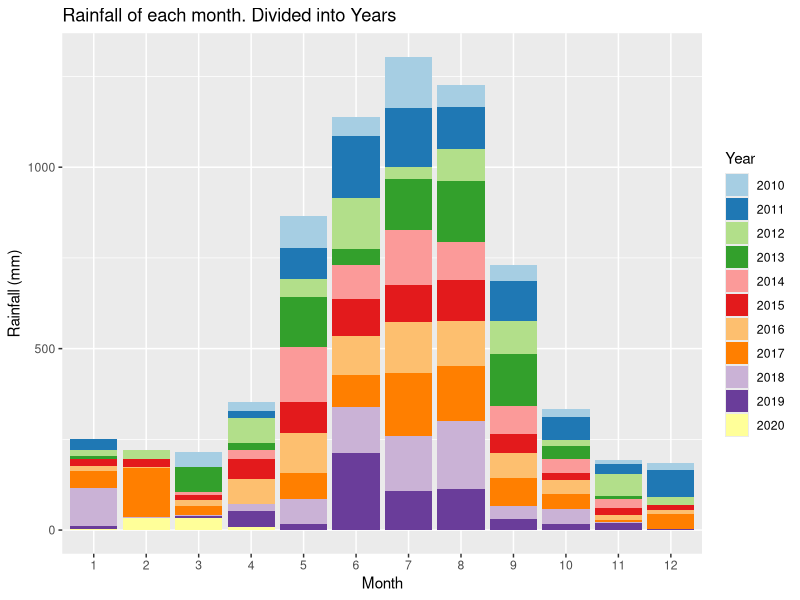
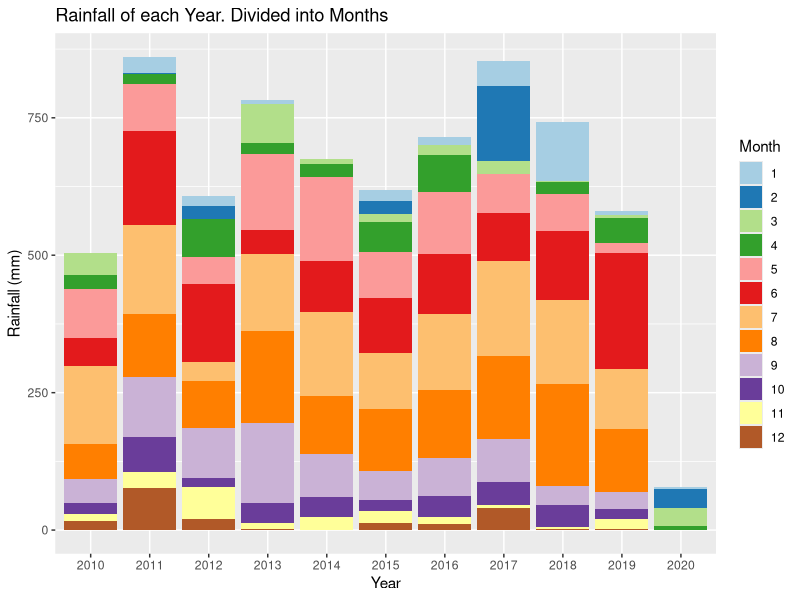
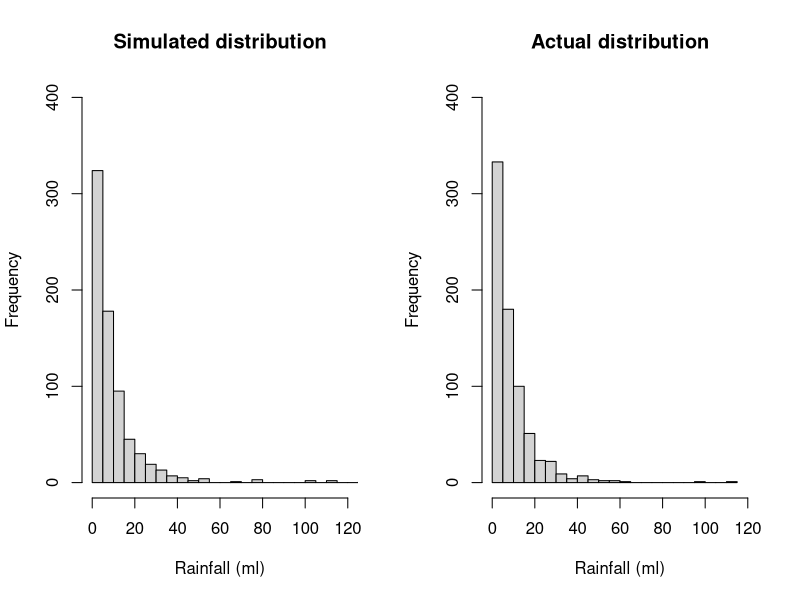
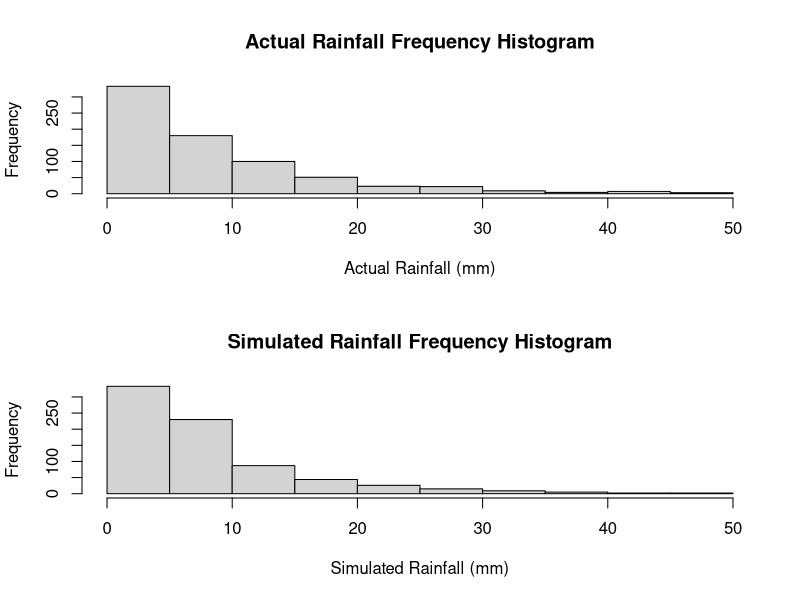
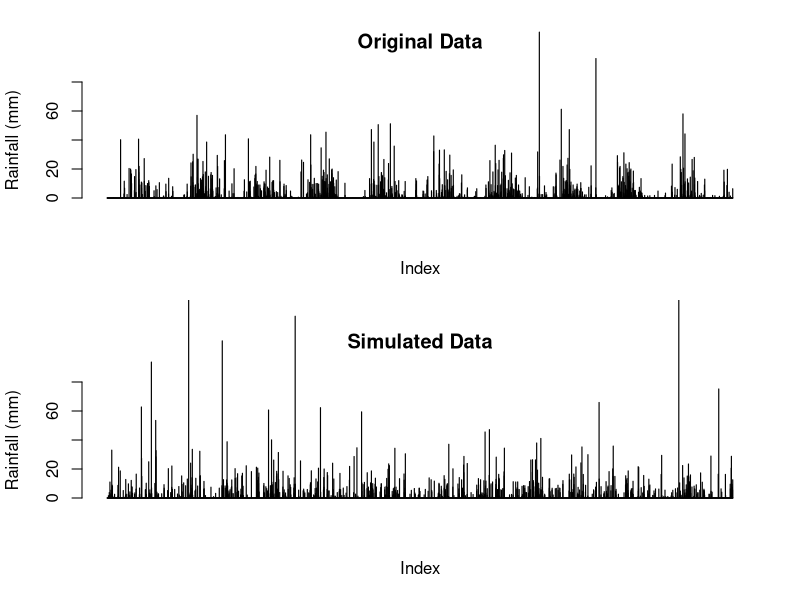
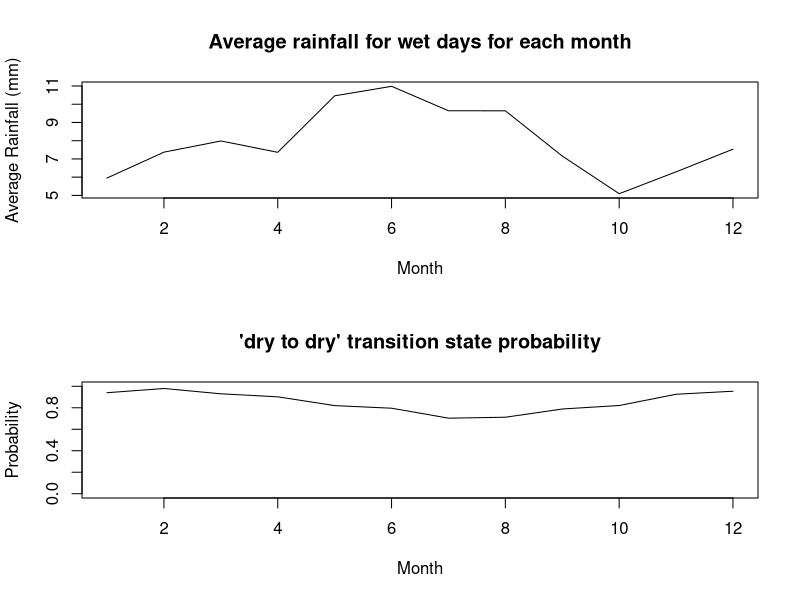
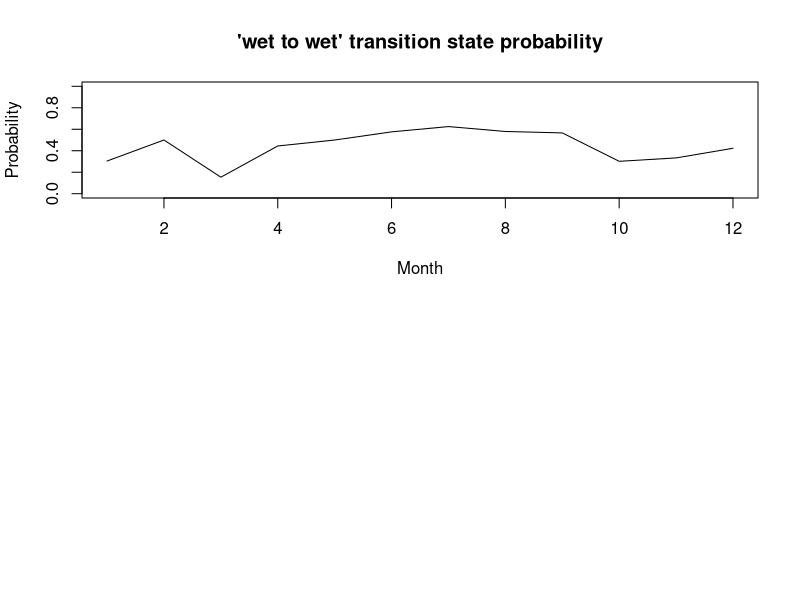
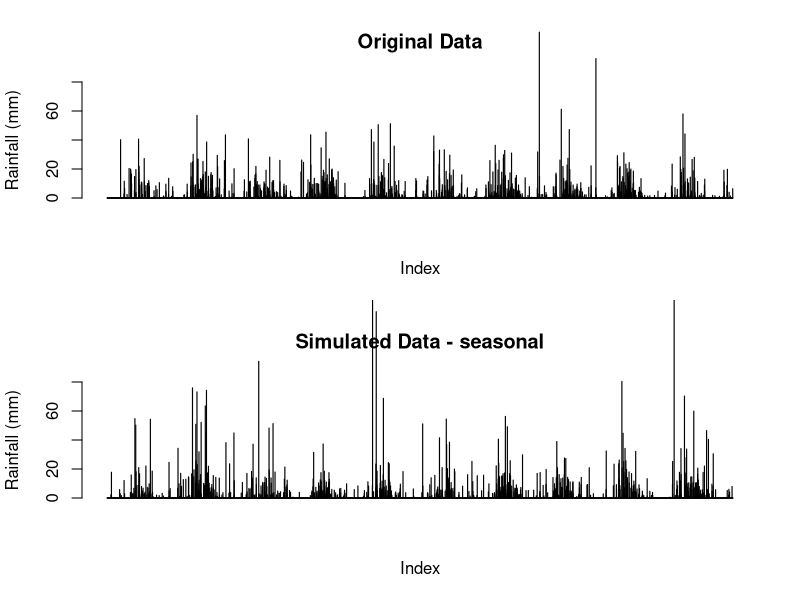

Source code (R) for these figures, in order:
## ---- chunk 1
knitr::opts_chunk$set(echo = TRUE)
## ---- chunk 2
# Reading in the data from the csv file
data <-  read.csv("IDCJAC0009_009225_1800_Data.csv")
weather_data <- data
weather_data <- weather_data[which(is.na(weather_data$Rainfall.amount..millimetres.) == FALSE),] # excluding rows with no rainfall record made 
## ---- chunk 3
weather_data$date <- do.call(paste, c(weather_data[c("Day", "Month", "Year")], sep = "-")) # creating a column that contains the date for easy indentification
## ---- chunk 4
# function to categorise day as either 'wet' or 'dry' for the Markov Chain functions
state <- function(x){
  stateList <- c()
  for(ii in 1:length(x)){
    if(x[ii] < 1){
      stateList <- c(stateList, "dry")
    }
    if(x[ii] >= 1){
      stateList <- c(stateList, "wet")
    }
  }
  return(stateList)
}
weather_data$state <- state(weather_data$Rainfall.amount..millimetres.)
## ---- chunk 5
head(weather_data[,c('Rainfall.amount..millimetres.','state')], 10)
## ---- chunk 6
# function establishing Markov Chain transition state. Establishing the relationship between the rainfall of a given day and the day before it.
transitionState <- function(x){
  transitionStateList <- c('') #can't find transition state of first observation
  for(i in 2:length(x)){
    if(x[i] == "dry"){
      if (x[i-1] == "dry"){
        transitionStateList <- c(transitionStateList, "DryToDry")
      }
      else {
        transitionStateList <- c(transitionStateList, "WetToDry")
      }
    }
    if(x[i] == "wet"){
      if (x[i-1] == "dry"){
        transitionStateList <- c(transitionStateList, "DryToWet")
      }
      else {
        transitionStateList <- c(transitionStateList, "WetToWet")
      }
    }
  }
  return(transitionStateList)
}
weather_data$transitionState <- transitionState(weather_data$state)
## ---- chunk 7
head(weather_data[,c('Rainfall.amount..millimetres.','state', 'transitionState')], 10)
## ---- chunk 8
train_data <- subset(weather_data, Year >= 2010) # only look at the most recent, relevant data.
library(ggplot2)
library(RColorBrewer)

# explorative plots investigating the distribution of rainfall across months and years

# Plotting the rainfall data (grouped by years and months)
# Distribution of rainfall by month (segmented by year)
ggplot(train_data, aes(x = factor(Month), y = Rainfall.amount..millimetres., fill = factor(Year))) + 
  geom_bar(stat = "identity") + 
  scale_fill_brewer(palette = "Paired") + 
  xlab("Month")+
  ylab("Rainfall (mm)")+
  labs(fill = "Year")+
  ggtitle("Rainfall of each month. Divided into Years")
# There does appear to be a rough distribution of rainfall by month. Most years May, June, July, August, and September (month 5-9) have the most rain. There are outliers

ggplot(train_data, aes(x = factor(Year), y = Rainfall.amount..millimetres., fill = factor(Month))) + 
  geom_bar(stat = "identity") + 
  scale_fill_brewer(palette = "Paired") + 
  xlab("Year")+
  ylab("Rainfall (mm)")+
  labs(fill = "Month")+
  ggtitle("Rainfall of each Year. Divided into Months")
# There does not appear to be any obvious pattern in the rainfall across the 10 years (note. 2020 only contains 4 months of data, hence the low rainfall). The average looks to be around 650-700 mm. 
## ---- chunk 9
table(train_data$Month, train_data$Year) # only four months of data in 2020
## ---- chunk 10
#Calculating transition state probabilities, in general (no respect to month or season)
weatherTable <- table(train_data$transitionState)
weatherTable

probWetToWet = weatherTable['WetToWet'] / (weatherTable['WetToWet'] + weatherTable['WetToDry'])
probWetToWet

probDryToDry = weatherTable['DryToDry'] / (weatherTable['DryToDry'] + weatherTable['DryToWet'])
probDryToDry
## ---- chunk 11
#Basic generator (No seasonal variation)

#calculated above
generateRainfallBasic <- function(genLength){
  currentState = "dry" # Years start with very little rain, so more likely to start dry
  rainAmountList <- c()
  for (i3 in 1:genLength){
    if (currentState == "dry"){
      if (runif(1) < probDryToDry){
        currentState = "dry"
      }
      else{
        currentState = "wet"
      }
    }
    else if (currentState == "wet"){
      if (runif(1) < probWetToWet){
        currentState = "wet"
      }
      else{
        currentState = "dry"
      }
    }
                                      #generating amount of rainfall if state is wet, else 0
    if (currentState == "wet"){
      rainAmount <- 5.66*exp(rnorm(1))
      rainAmountList <- c(rainAmountList, rainAmount)
    }
    else{
      rainAmountList <- c(rainAmountList, 0)
    }
  }
  return(rainAmountList)
}
## ---- chunk 12
#comparing log-normal against actual data, veeerryyyy close fit, will use log-normal for rainfall sim
par(mfrow=c(1,2))
p1 <- 5.66*exp(rnorm(732))
hist(p1, breaks = 30, xlim = c(0,120), ylim = c(0,400), main = "Simulated distribution", xlab = "Rainfall (ml)")

p2 <- train_data$Rainfall.amount..millimetres.[train_data$Rainfall.amount..millimetres.>1]
hist(p2, breaks = 30, xlim = c(0,120), ylim = c(0,400), main = "Actual distribution", xlab = "Rainfall (ml)")

mean(p1)
mean(p2)
## ---- chunk 13
#Basic generator tests
testRainfall = generateRainfallBasic(3761)

par(mfrow=c(2,1))
hist(train_data$Rainfall.amount..millimetres.[train_data$Rainfall.amount..millimetres.>1 & train_data$Rainfall.amount..millimetres.<50], xlab = "Actual Rainfall (mm)", main = "Actual Rainfall Frequency Histogram")
hist(testRainfall[testRainfall > 1 & testRainfall <50], xlab = "Simulated Rainfall (mm)", main = "Simulated Rainfall Frequency Histogram")

par(mfrow=c(2,1))
barplot(train_data$Rainfall.amount..millimetres., ylim = c(0,80), main = "Original Data", ylab = "Rainfall (mm)", xlab = "Index")
barplot(testRainfall, ylim = c(0,80), main = "Simulated Data", ylab = "Rainfall (mm)", xlab = "Index")
## ---- chunk 14
#Calculates the transition probabilities for each month
probTransStatesMonth <- function(input_data){
  transitonStatesMonthsFrame <- data.frame(list(rep(0, 12), list(rep(0, 12), list(rep(0,    12), list(rep(0, 12)))))) #Initialises 12x4 frame filled with zeroes (4 columns for each transition state, 12 rows for each month)
  names(transitonStatesMonthsFrame) <- c('DryToDry', 'DryToWet', 'WetToDry', 'WetToWet')

  #Makes the dataframe with the count of each transition state with each month
  for (i4 in 1:dim(input_data)[1]){
    tempTransitionState <- input_data[i4, 'transitionState']
    tempMonth <- input_data[i4, 'Month'] 
    transitonStatesMonthsFrame[tempMonth, tempTransitionState] <- transitonStatesMonthsFrame[tempMonth, tempTransitionState]+1 # increase count of tempTransitionState for month tempMonth by 1
  }

  #Calculates the transition state probabilities for each month in the data frame
  probTransitonStatesMonthsFrame <- transitonStatesMonthsFrame
  for (i in 1:dim(transitonStatesMonthsFrame)[1]){
  
    probTransitonStatesMonthsFrame[i, 'DryToDry'] <- transitonStatesMonthsFrame[i, 'DryToDry'] / (transitonStatesMonthsFrame[i, 'DryToDry'] + transitonStatesMonthsFrame[i, 'DryToWet'])
  
    probTransitonStatesMonthsFrame[i, 'DryToWet'] <- transitonStatesMonthsFrame[i, 'DryToWet'] / (transitonStatesMonthsFrame[i, 'DryToDry'] + transitonStatesMonthsFrame[i, 'DryToWet'])
    
    probTransitonStatesMonthsFrame[i, 'WetToDry'] <- transitonStatesMonthsFrame[i, 'WetToDry'] / (transitonStatesMonthsFrame[i, 'WetToDry'] + transitonStatesMonthsFrame[i, 'WetToWet'])
    probTransitonStatesMonthsFrame[i, 'WetToWet'] <- transitonStatesMonthsFrame[i, 'WetToWet'] / (transitonStatesMonthsFrame[i, 'WetToDry'] + transitonStatesMonthsFrame[i, 'WetToWet'])
    # this data frame 'probTransitionStatesMonthsFrame' will be called directly in the generator, so must be called as such when exported
  }
  return(probTransitonStatesMonthsFrame)
}

## ---- chunk 15
probTransitonStatesMonthsFrame <- probTransStatesMonth(train_data)
head(probTransitonStatesMonthsFrame, 10)
## ---- chunk 16
#testing average rainfall when its rains in each month, and for wettowet vs drytowet transitions.
test_w2w <- train_data$Rainfall.amount..millimetres.[train_data$transitionState == "WetToWet"]
test_d2w <- train_data$Rainfall.amount..millimetres.[train_data$transitionState == "DryToWet"]
mean(test_w2w)
mean(test_d2w)
wilcox.test(test_d2w, test_w2w)
#since resulting wilcox test p-value is 0.85, we conclude that theres no difference in rainfall depending on the transition state, and do not need to include it in our model.

test_rainfallPerMonth <- train_data[train_data$state == "wet",c(4,6)]
kruskal.test(Rainfall.amount..millimetres. ~ Month, data = test_rainfallPerMonth)
#p-val = 0.00016, therefore difference between average rainfall for each month

## ---- chunk 17
#calculating the mean rainfall when it rains for each month, to change how much it rains according to the generator later on. Limited to less than 60 mls as the dataset is not large enough for large rainfall amounts (such as 114ml in feburary) to not throw the mean off.
rainMonthData <- c()
for (i in 1:12){
  temp<- train_data$Rainfall.amount..millimetres.[train_data$state == "wet" & train_data$Month == i & train_data$Rainfall.amount..millimetres. < 60]
  rainMonthData <- c(rainMonthData, list(temp))
  rm(temp)
}

rainfallAvgMonth <- sapply(rainMonthData, mean)

## ---- chunk 18
plot(c(1:12), rainfallAvgMonth, type = "l", xlab = "Month", ylab = "Average Rainfall (mm)", main = "Average rainfall for wet days for each month")
## ---- chunk 19
#How the transition state probabilities vary for each month
plot(probTransitonStatesMonthsFrame$DryToDry, ylim = c(0,1), xlab = "Month", main = "'dry to dry' transition state probability", type = 'l', ylab = "Probability")
plot(probTransitonStatesMonthsFrame$WetToWet, ylim = c(0,1), xlab = "Month", main = "'wet to wet' transition state probability", type = 'l', ylab = "Probability")
## ---- chunk 20
#Weather generator accounting  for seasonal variation of transition states or something i hope
#This is just a regular version of basic generator it's mostly the same in fact if i forget to even do this it is the same

generateRainfallSeasonal <- function(input){
  # input must be weather_data or a subset of weather_data
  currentState = "dry" #can make this into a random choice later
  rainAmountList <- c()
  for (i5 in 1:dim(input)[1]){
    if (currentState == "dry"){
      if (runif(1) < probTransitonStatesMonthsFrame[input[i5, 'Month'], 'DryToDry']){ #now inputs depending on the month of input
        currentState = "dry"
      }
      else{
        currentState = "wet"
      }
    }
    else if (currentState == "wet"){
      if (runif(1) < probTransitonStatesMonthsFrame[input[i5, 'Month'], 'WetToWet']){
        currentState = "wet"
      }
      else{
        currentState = "dry"
      }
    }                                   
    #generating amount of rainfall if state is wet, else 0
    if (currentState == "wet"){
      #rainAmount <- 5.66*exp(rnorm(1)) #now log-normal dist, 5 used because is close to mean of weather_data's / the mean of what exp(rnorm(1)) is by default /// Old Version 
      rainAmount <- rainfallAvgMonth[input[i5, 'Month']]*exp(rnorm(1))/1.648 
      #average of exp(rnorm(1)) is ~1.648, so we divide by that so the average of each month will just be the actual average calculated from rainfallAvgMonth.
      rainAmountList <- c(rainAmountList, rainAmount)
    }
    else{
      rainAmountList <- c(rainAmountList, 0)
    }
  }
  return(rainAmountList)
}
## ---- chunk 21
#testing code for seasonal generator
inputSeasonalRainfall <- dplyr::select(train_data, 'Year', 'Month', 'Day') #using existing train data's dates to input to function, instead of putting in just how many to generate
testSeasonalRainfall = generateRainfallSeasonal(inputSeasonalRainfall)
## ---- chunk 22
par(mfrow=c(2,1))
barplot(train_data$Rainfall.amount..millimetres., ylim = c(0,80), main = "Original Data", ylab = "Rainfall (mm)", xlab = "Index")
barplot(testSeasonalRainfall, ylim = c(0,80), main = "Simulated Data - seasonal", ylab = "Rainfall (mm)", xlab = "Index")
## ---- chunk 23
#comparing log-normal against actual data, veeerryyyy close fit, will use log-normal for rainfall sim
p1 <- 5.66*exp(rnorm(732))
p1 <- p1[p1>1]
hist(p1, breaks = 30, xlim = c(0,120), ylim = c(0,400), main = "Simulated distribution")

p2 <- train_data$Rainfall.amount..millimetres.[train_data$Rainfall.amount..millimetres.>1]
hist(p2, breaks = 30, xlim = c(0,120), ylim = c(0,400), main = "actual distribution")
## ---- chunk 24
set.seed(100345)
sampID <- sample.int(nrow(train_data), size = 0.8*nrow(train_data), replace = FALSE)
train_data <- train_data[sampID,] # 80% of data for training
test_data <- train_data[-sampID,] # 20% for testing
## ---- chunk 25
probTransitonStatesMonthsFrame <- probTransStatesMonth(train_data) # retraining seasonal generator probTransitionStatesMonthsFrame with new training data (now only 80% of the original train_data)
# calucating the new average rainfall for each month
rainMonthData <- c()
for (i in 1:12){
  temp<- train_data$Rainfall.amount..millimetres.[train_data$state == "wet" & train_data$Month == i & train_data$Rainfall.amount..millimetres. < 60]
  rainMonthData <- c(rainMonthData, list(temp))
  rm(temp)
}
rainfallAvgMonth <- sapply(rainMonthData, mean)
## ---- chunk 26
#generates a simulation with the same number of observations as test_data (20% of the total data)
testSeasonalRainfall20 = generateRainfallSeasonal(test_data) 
## ---- chunk 27
par(mfrow = c(2, 1))
barplot(testSeasonalRainfall20, ylab = "Rainfall (mm)", xlab = "index", main = "Simulated data")
barplot(test_data$Rainfall.amount..millimetres., ylab = "Rainfall (mm)", xlab  = "index", main = "Actual data")
## ---- chunk 28
# Wilcoxon signed rank test
WT <- wilcox.test(testSeasonalRainfall20, test_data$Rainfall.amount..millimetres., paired=T)
print("Wilcoxon rank sum p-value")
WT$p.value
# paired student t test
TT <- t.test(testSeasonalRainfall20, test_data$Rainfall.amount..millimetres., paired=T)
print("t-test p-value")
TT$p.value
## ---- chunk 29
train_data <- subset(weather_data, Year >= 2010)
train10_data <- subset(weather_data, Year >= 2009 & Year < 2019)
data_2019 <- subset(weather_data, Year == 2019)
## ---- chunk 30
probTransitonStatesMonthsFrame <- probTransStatesMonth(train10_data) # retraining seasonal generator probTransitionStatesMonthsFrame with train10_data
set.seed(10356)
monthList <- subset(weather_data, Year == 2019) # a year that isn't a leap year to get the month list, as generation algorithm only requires months
monthList <- monthList['Month']
testSeasonalRainfall10 <- generateRainfallSeasonal(monthList)
## ---- chunk 31
#compare generated year against 2019
par(mfrow = c(2,1))
barplot(testSeasonalRainfall10, xlab = "Index", ylab = "Rainfall (mm)", main = "Simulated Rainfall")
barplot(data_2019$Rainfall.amount..millimetres., xlab = "Index", ylab = "Rainfall (mm)", main = "2019 Rainfall")
## ---- chunk 32
# check other years for comparison
par(mfrow = c(3,2))
barplot(testSeasonalRainfall10, xlab = "Index", ylab = "Rainfall (mm)", main = "Simulated Rainfall")
year <- subset(weather_data, Year == 2015)
barplot(year$Rainfall.amount..millimetres., xlab = "Index", ylab = "Rainfall (mm)", main = "2015 Rainfall")
year <- subset(weather_data, Year == 2008)
barplot(year$Rainfall.amount..millimetres., xlab = "Index", ylab = "Rainfall (mm)", main = "2008 Rainfall")
year <- subset(weather_data, Year == 2015)
barplot(year$Rainfall.amount..millimetres., xlab = "Index", ylab = "Rainfall (mm)", main = "2017 Rainfall")
year <- subset(weather_data, Year == 2007)
barplot(year$Rainfall.amount..millimetres., xlab = "Index", ylab = "Rainfall (mm)", main = "2007 Rainfall")
year <- subset(weather_data, Year == 2013)
barplot(year$Rainfall.amount..millimetres., xlab = "Index", ylab = "Rainfall (mm)", main = "2013 Rainfall")
rm(year)
## ---- chunk 33
# Creates a graph of difference in rainfall for years, weeks, months, years to see if there are any potential patterns.
# Creates a list of the weekly rainfall
RainfallWeekly <- data.frame("Rainfall (mm)", "Week")
colnames(RainfallWeekly) <- c("Rainfall (mm)", "Week")
RainfallWeekly$`Rainfall (mm)` <- as.numeric(RainfallWeekly$`Rainfall (mm)`)
RainfallWeekly$Week <- as.numeric(RainfallWeekly$Week)
week = 1
weekRain = 0
for(ii in c(1: nrow(weather_data))){
  weekRain = weekRain + weather_data[ii, 6] # rainfall amount for that row
  
  if(ii%%7 == 0){ # every 7th row
    RainfallWeekly[(ii/7), 1] <- weekRain # 1 row of RainfallWeekly created every 7 rows (1 weeks) - inserting rainfall total for that week
    RainfallWeekly[(ii/7), 2] <- week
    week = week + 1
    weekRain = 0 # clear total rainfall to prepare for next week
  }
}
## ---- chunk 34
RainfallWeeklyDiff <- data.frame(c(1:(nrow(RainfallWeekly)-1)), c(1:(nrow(RainfallWeekly)-1))) # data frame with two columns, one less row than RainfallWeekly
colnames(RainfallWeeklyDiff) <- c("Rainfall diff (mm)", "Week")
RainfallWeeklyDiff$`Rainfall diff (mm)` <- diff(RainfallWeekly$`Rainfall (mm)`) # change in weeks
## ---- chunk 35
# plot first 700 weeks first against the difference in rainfall, and then the rainfall per week
par(mfrow = c(4,1))
plot(RainfallWeeklyDiff[c(1:350), 2], RainfallWeeklyDiff[c(1:350), 1], xlab = "week", ylab = "change in rainfall (mm)", cex = 2, type = "b")
plot(RainfallWeekly[c(1:350), 2], RainfallWeekly[c(1:350), 1], xlab = "week", ylab = "rainfall (mm)", type = "l")
plot(RainfallWeeklyDiff[c(351:700), 2], RainfallWeeklyDiff[c(351:700), 1], xlab = "week", ylab = "change in rainfall (mm)", cex = 2, type = "b")
plot(RainfallWeekly[c(351:700), 2], RainfallWeekly[c(351:700), 1], xlab = "week", ylab = "rainfall (mm)", type = "l")
## ---- chunk 36
# plot second 700 weeks first against the difference in rainfall, and then the rainfall per week
par(mfrow = c(4,1))
plot(RainfallWeeklyDiff[c(701:1050), 2], RainfallWeeklyDiff[c(701:1050), 1], xlab = "week", ylab = "change in rainfall (mm)", cex = 2, type = "b")
plot(RainfallWeekly[c(701:1050), 2], RainfallWeekly[c(701:1050), 1], xlab = "week", ylab = "rainfall (mm)", type = "l")
plot(RainfallWeeklyDiff[c(1051:1414), 2], RainfallWeeklyDiff[c(1051:1414), 1], xlab = "week", ylab = "change in rainfall (mm)", cex = 2, type = "b")
plot(RainfallWeekly[c(1051:1414), 2], RainfallWeekly[c(1051:1414), 1], xlab = "week", ylab = "rainfall (mm)", type = "l")
## ---- chunk 37
rainSort_2019 <- data_2019$Rainfall.amount..millimetres.
# qqplot before removing 'dry' days
qqnorm(rainSort_2019, pch = 1, frame = F, main = "Normal Q-Q Plot of Rainfall 2019 (including dry days)")
qqline(rainSort_2019, col = "red", lwd = 2)
rainSort_2019 <- rainSort_2019[which(rainSort_2019 != 0)]
# qqplot after removing 'dry' days
qqnorm(rainSort_2019, pch = 1, frame = F, main = "Normal Q-Q Plot of Rainfall 2019 (excluding dry days)")
qqline(rainSort_2019, col = "red", lwd = 2)
hist(rainSort_2019, breaks = 50)
# data is not normally distributed
rm(rainSort_2019)
## ---- chunk 38
rain2019 <- subset(weather_data, Year == 2019)
length(rain2019$Rainfall.amount..millimetres.)
length(testSeasonalRainfall10)
# function to return the sum of ranks of difference (w+ and w-) that are part of the Wilcoxon signed rank calculations
returnRanks <- function(simulated, actual){
  diffs <- (simulated - actual)
  diffs <- diffs[diffs != 0]
  posDifs <- which(diffs > 0)
  negDiffs <- which(diffs < 0)
  rank <- rank(abs(diffs))
  rankPosDiff <- sum(rank[posDifs])
  rankNegDiff <- sum(rank[negDiffs]) 
  return(c(rankPosDiff, rankNegDiff))
}
## ---- chunk 39
table(rain2019$Month)
# To perform the Wilcoxon Signed Rank test we must have paired data, so we have to find the extra dates in testSeasonalRainfall10 (note: 2019 is a non leap year) and remove them.
# Upon review we find that there are days missing from October and December.
## ---- chunk 40
table(rain2019$Day)
# one month is missing a day 5, and another is missing a day 19 (both 11 when should be 12)/
temp <- subset(rain2019, Day == 5)
temp$Month # 5th of October missing
temp <- subset(rain2019, Day == 19)
temp$Month # 19th of December missing
rm(temp)
which(rain2019$date == "4-10-2019") # find what row the day before 5-10-2019 is
# thereforer 5-10-2019 would be row 278 (277+1)
which(rain2019$date == "18-12-2019") # find what row the day before 5-10-2019 is
# thereforer 5-10-2019 would be row 353 (351+2). Add two as both 5th october and 19th december are missing
## ---- chunk 41
# after finding the days that need to be removed we find that the days are day 278 and 353 from testSeasonalRainfall10
simRainfall2019 <- testSeasonalRainfall10
## ---- chunk 42
set.seed(102343656)

# get a testing 
monthList <- subset(weather_data, Year == 2019) # a year that isn't a leap year to get the month list, as generation algorithm only requires months
monthList <- monthList['Month']
testSeasonalRainfall10 <- generateRainfallSeasonal(monthList)
simRainfall2019 <- testSeasonalRainfall10 # remove day 278 and day 353 data from testSeasonalRainfall10
## ---- chunk 43
# test of testSeasonalRainfall10 against 2019 rainfall (testSeasonalRainfall10 was simulation of 2019 rainfall)
wilcox.test(rain2019$Rainfall.amount..millimetres., simRainfall2019, paired = T, alternative = "t", conf.int = T, conf.level = 0.95)

# the p-value is 0.04918,indicating that it is likely that there is a significant difference between the simulated data and the actual data. This means that one set of data was consistently and significantly larger than the other
# manual calculation of Wilcoxon signed rank values 

sumRanks <- returnRanks(simRainfall2019, rain2019$Rainfall.amount..millimetres.)
sumRanks[1] # rankPosDiff ( sum of the ranks of the positive differences)
sumRanks[2] # rankNegDiff (sum of the ranks of the negative differrences)

# rankPosDiff (the sum of the ranks of the differences where the simulated data is greater than the actual) is 7414. rankNegDiff (the sum of the ranks of the the differences where the actual is greater than the simulated) is 5147. rankPosDiff is quite a bit larger than rankNegDiff
## ---- chunk 44
# to confirm the results of the first Wilcoson signed rank test, repeat with 3 different sets of simulated rainfall
set.seed(12345)

# using month probabilites generate one years worth of data 
monthList <- subset(weather_data, Year == 2011) # a year that isn't a leap year to get the month list, as generation algorithm only requires months
monthList <- monthList['Month']
testSeasonalRainfall10 <- generateRainfallSeasonal(monthList)

simRainfall2019 <- testSeasonalRainfall10[-c(278, 353)] # remove day 278 and day 353 data from testSeasonalRainfall10

wilcox.test(rain2019$Rainfall.amount..millimetres., simRainfall2019, paired = T, alternative = "t", conf.int = T, conf.level = 0.95)

# The p-value is 0.1981, indiciating that there is not a significant difference between the simulated data and the actual data

# manual calculation of Wilcoxon signed rank values 
sumRanks <- returnRanks(simRainfall2019, rain2019$Rainfall.amount..millimetres.)
sumRanks[1] # rankPosDiff ( sum of the ranks of the positive differences)
sumRanks[2] # rankNegDiff (sum of the ranks of the negative differrences)

## ---- chunk 45
set.seed(347876)
# using month probabilites generate one years worth of data 
monthList <- subset(weather_data, Year == 2011) # a year that isn't a leap year to get the month list, as generation algorithm only requires months
monthList <- monthList['Month']
testSeasonalRainfall10 <- generateRainfallSeasonal(monthList)

simRainfall2019 <- testSeasonalRainfall10[-c(278, 353)] # remove day 278 and day 353 data from testSeasonalRainfall10

wilcox.test(rain2019$Rainfall.amount..millimetres., simRainfall2019, paired = T, alternative = "t", conf.int = T, conf.level = 0.95)

# manual calculation of Wilcoxon signed rank values 
sumRanks <- returnRanks(simRainfall2019, rain2019$Rainfall.amount..millimetres.)
sumRanks[1] # rankPosDiff ( sum of the ranks of the positive differences)
sumRanks[2] # rankNegDiff (sum of the ranks of the negative differrences)
## ---- chunk 46
set.seed(3456789)
# using month probabilites generate one years worth of data 
monthList <- subset(weather_data, Year == 2011) # a year that isn't a leap year to get the month list, as generation algorithm only requires months
monthList <- monthList['Month']
testSeasonalRainfall10 <- generateRainfallSeasonal(monthList)
simRainfall2019 <- testSeasonalRainfall10[-c(278, 353)] # remove day 278 and day 353 data from testSeasonalRainfall10

wilcox.test(rain2019$Rainfall.amount..millimetres., simRainfall2019, paired = T, alternative = "t", conf.int = T, conf.level = 0.95)

# manual calculation of Wilcoxon signed rank values 
sumRanks <- returnRanks(simRainfall2019, rain2019$Rainfall.amount..millimetres.)
sumRanks[1] # rankPosDiff ( sum of the ranks of the positive differences)
sumRanks[2] # rankNegDiff (sum of the ranks of the negative differrences)
## ---- chunk 47
# looking at the four total simulations created, there is generally no significant different between the simulated rainfall and the actual rainfall. 
# However looking at rankPosDiff and rankNegDiff calculated for each (the sum of the ranks of the positive and negative differences between the simulated and actual data respectively), the simulated rainfall was consistently larger than the actual data 
# The reason for this is likely because 2019 had a very small amount of rainfall compared to the rest of the years.
sum(train10_data$Rainfall.amount..millimetres.)/10 # /10 to get average of 10 years of rain data
sum(rain2019$Rainfall.amount..millimetres.)
## ---- chunk 48
median(simRainfall2019)
median(rain2019$Rainfall.amount..millimetres.)

# given the number of dry days, it makes sense that the median's would be very similar in the Wilcoxon Signed Rank test
# To perform the Wilcoxon Signed Rank test we remove those dates from testSeasonalRainfall10
# 2019 is a non leap year so February will have 28 days
#October 5th and December 19th are missing, so we remove them
month_result <- which(rain2019$date == "4-10-2019" | rain2019$date=="18-12-2019")
simRainfall2019 <- testSeasonalRainfall10[-c(month_result[1]+1, month_result[2]+1)]

# Test of testSeasonalRainfall10 against 2019 rainfall (testSeasonalRainfall10 was simulation of 2019 rainfall)
wilcox.test(simRainfall2019, rain2019$Rainfall.amount..millimetres., paired = T, alternative = "t")

# Since the p-value is relatively high, it can be concluded that there is no significant diference between the simulated 2019 data and the actual 2019 data. 
# While the simulation may not be an accurate prediction of 2019 (as seen in the barplots), the simulation was also not logically flawed, as there is not a significant difference between the median of the simulation and the median of the actual.
#Furthermore, a qucik comparison of the medians in the Wilcoxon Signed Rank test shows that (as expected) they are also very similar.
cat("Median of actual and simulated rainfall respectively: ", median(rain2019$Rainfall.amount..millimetres.), median(simRainfall2019))
rm(simRainfall2019)
## ---- chunk 49
# looking at 2013 data (which had a larger than average amount of rain)
rain2013 <- subset(weather_data, Year == 2013)
simRainfall2013 <- generateRainfallSeasonal(monthList)
wilcox.test(simRainfall2013, rain2013$Rainfall.amount..millimetres., paired = T, conf.int = T, conf.level = 0.95)

par(mfrow = c(2,1))
barplot(simRainfall2013, xlab = "Index", ylab = "Rainfall (mm)", main = "Simulated Rainfall")
barplot(rain2013$Rainfall.amount..millimetres., xlab = "Index", ylab = "Rainfall (mm)", main = "2013 Rainfall")

diffs <- (simRainfall2013 - rain2013$Rainfall.amount..millimetres.)
diffs <- diffs[diffs != 0]
posDifs <- which(diffs > 0)
negDiffs <- which(diffs < 0)
rank <- rank(abs(diffs))
rankPosDiff <- sum(rank[posDifs])
rankNegDiff <- sum(rank[negDiffs]) 

rankPosDiff
rankNegDiff
mean(diffs)
